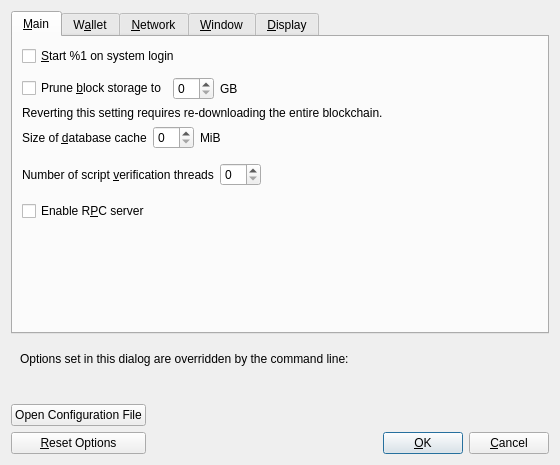
<?xml version="1.0" encoding="UTF-8"?>
<ui version="4.0">
 <class>OptionsDialog</class>
 <widget class="QDialog" name="OptionsDialog">
  <property name="geometry">
   <rect>
    <x>0</x>
    <y>0</y>
    <width>560</width>
    <height>440</height>
   </rect>
  </property>
  <property name="windowTitle">
   <string>Options</string>
  </property>
  <property name="modal">
   <bool>true</bool>
  </property>
  <layout class="QVBoxLayout" name="verticalLayout">
   <item>
    <widget class="QTabWidget" name="tabWidget">
     <property name="currentIndex">
      <number>0</number>
     </property>
     <widget class="QWidget" name="tabMain">
      <attribute name="title">
       <string>&amp;Main</string>
      </attribute>
      <layout class="QVBoxLayout" name="verticalLayout_Main">
       <item>
        <widget class="QCheckBox" name="shahcoinAtStartup">
         <property name="toolTip">
          <string>Automatically start %1 after logging in to the system.</string>
         </property>
         <property name="text">
          <string>&amp;Start %1 on system login</string>
         </property>
        </widget>
       </item>
       <item>
        <spacer name="horizontalSpacer_0_Main">
         <property name="orientation">
          <enum>Qt::Horizontal</enum>
         </property>
         <property name="sizeHint" stdset="0">
          <size>
           <width>40</width>
           <height>5</height>
          </size>
         </property>
        </spacer>
       </item>
       <item>
        <layout class="QHBoxLayout" name="horizontalLayout_Main_Prune">
         <item>
          <widget class="QCheckBox" name="prune">
           <property name="toolTip">
            <string>Enabling pruning significantly reduces the disk space required to store transactions. All blocks are still fully validated. Reverting this setting requires re-downloading the entire blockchain.</string>
           </property>
           <property name="text">
            <string>Prune &amp;block storage to</string>
           </property>
          </widget>
         </item>
         <item>
          <widget class="QSpinBox" name="pruneSize"/>
         </item>
         <item>
          <widget class="QLabel" name="pruneSizeUnitLabel">
           <property name="text">
            <string>GB</string>
           </property>
           <property name="textFormat">
            <enum>Qt::PlainText</enum>
           </property>
          </widget>
         </item>
         <item>
          <spacer name="horizontalSpacer_Main_Prune">
           <property name="orientation">
            <enum>Qt::Horizontal</enum>
           </property>
           <property name="sizeHint" stdset="0">
            <size>
             <width>40</width>
             <height>20</height>
            </size>
           </property>
          </spacer>
         </item>
        </layout>
       </item>
       <item>
        <widget class="QLabel" name="pruneWarning">
         <property name="text">
          <string>Reverting this setting requires re-downloading the entire blockchain.</string>
         </property>
         <property name="textFormat">
          <enum>Qt::PlainText</enum>
         </property>
        </widget>
       </item>
       <item>
        <layout class="QHBoxLayout" name="horizontalLayout_2_Main">
         <item>
          <widget class="QLabel" name="databaseCacheLabel">
           <property name="toolTip">
            <string extracomment="Tooltip text for Options window setting that sets the size of the database cache. Explains the corresponding effects of increasing/decreasing this value.">Maximum database cache size. A larger cache can contribute to faster sync, after which the benefit is less pronounced for most use cases. Lowering the cache size will reduce memory usage. Unused mempool memory is shared for this cache.</string>
           </property>
           <property name="text">
            <string>Size of &amp;database cache</string>
           </property>
           <property name="textFormat">
            <enum>Qt::PlainText</enum>
           </property>
           <property name="buddy">
            <cstring>databaseCache</cstring>
           </property>
          </widget>
         </item>
         <item>
          <widget class="QSpinBox" name="databaseCache"/>
         </item>
         <item>
          <widget class="QLabel" name="databaseCacheUnitLabel">
           <property name="text">
            <string>MiB</string>
           </property>
           <property name="textFormat">
            <enum>Qt::PlainText</enum>
           </property>
          </widget>
         </item>
         <item>
          <spacer name="horizontalSpacer_2_Main">
           <property name="orientation">
            <enum>Qt::Horizontal</enum>
           </property>
           <property name="sizeHint" stdset="0">
            <size>
             <width>40</width>
             <height>20</height>
            </size>
           </property>
          </spacer>
         </item>
        </layout>
       </item>
       <item>
        <layout class="QHBoxLayout" name="horizontalLayout_Main_VerifyLabel">
         <item>
          <widget class="QLabel" name="threadsScriptVerifLabel">
           <property name="toolTip">
            <string extracomment="Tooltip text for Options window setting that sets the number of script verification threads. Explains that negative values mean to leave these many cores free to the system.">Set the number of script verification threads. Negative values correspond to the number of cores you want to leave free to the system.</string>
           </property>
           <property name="text">
            <string>Number of script &amp;verification threads</string>
           </property>
           <property name="textFormat">
            <enum>Qt::PlainText</enum>
           </property>
           <property name="buddy">
            <cstring>threadsScriptVerif</cstring>
           </property>
          </widget>
         </item>
         <item>
          <widget class="QSpinBox" name="threadsScriptVerif">
           <property name="toolTip">
            <string>(0 = auto, &lt;0 = leave that many cores free)</string>
           </property>
          </widget>
         </item>
         <item>
          <spacer name="horizontalSpacer_Main_Threads">
           <property name="orientation">
            <enum>Qt::Horizontal</enum>
           </property>
           <property name="sizeHint" stdset="0">
            <size>
             <width>40</width>
             <height>40</height>
            </size>
           </property>
          </spacer>
         </item>
        </layout>
       </item>
       <item>
        <widget class="QCheckBox" name="enableServer">
         <property name="toolTip">
          <string extracomment="Tooltip text for Options window setting that enables the RPC server.">This allows you or a third party tool to communicate with the node through command-line and JSON-RPC commands.</string>
         </property>
         <property name="text">
          <string extracomment="An Options window setting to enable the RPC server.">Enable R&amp;PC server</string>
         </property>
        </widget>
       </item>
       <item>
        <spacer name="verticalSpacer_Main">
         <property name="orientation">
          <enum>Qt::Vertical</enum>
         </property>
         <property name="sizeHint" stdset="0">
          <size>
           <width>20</width>
           <height>40</height>
          </size>
         </property>
        </spacer>
       </item>
      </layout>
     </widget>
     <widget class="QWidget" name="tabWallet">
      <attribute name="title">
       <string>W&amp;allet</string>
      </attribute>
      <layout class="QVBoxLayout" name="verticalLayout_Wallet">
       <item>
        <widget class="QCheckBox" name="subFeeFromAmount">
         <property name="toolTip">
          <string extracomment="Tooltip text for Options window setting that sets subtracting the fee from a sending amount as default.">Whether to set subtract fee from amount as default or not.</string>
         </property>
         <property name="text">
          <string extracomment="An Options window setting to set subtracting the fee from a sending amount as default.">Subtract &amp;fee from amount by default</string>
         </property>
        </widget>
       </item>
       <item>
        <widget class="QGroupBox" name="groupBox">
         <property name="title">
          <string>Expert</string>
         </property>
         <layout class="QVBoxLayout" name="verticalLayout_2">
          <item>
           <widget class="QCheckBox" name="coinControlFeatures">
            <property name="toolTip">
             <string>Whether to show coin control features or not.</string>
            </property>
            <property name="text">
             <string>Enable coin &amp;control features</string>
            </property>
           </widget>
          </item>
          <item>
           <widget class="QCheckBox" name="spendZeroConfChange">
            <property name="toolTip">
             <string>If you disable the spending of unconfirmed change, the change from a transaction cannot be used until that transaction has at least one confirmation. This also affects how your balance is computed.</string>
            </property>
            <property name="text">
             <string>&amp;Spend unconfirmed change</string>
            </property>
           </widget>
          </item>
          <item>
           <widget class="QCheckBox" name="m_enable_psbt_controls">
            <property name="text">
             <string extracomment="An options window setting to enable PSBT controls.">Enable &amp;PSBT controls</string>
            </property>
            <property name="toolTip">
             <string extracomment="Tooltip text for options window setting that enables PSBT controls.">Whether to show PSBT controls.</string>
            </property>
           </widget>
          </item>
         </layout>
        </widget>
       </item>
       <item>
        <widget class="QGroupBox" name="groupBoxHww">
         <property name="title">
          <string>External Signer (e.g. hardware wallet)</string>
         </property>
         <layout class="QVBoxLayout" name="verticalLayoutHww">
          <item>
           <layout class="QHBoxLayout" name="horizontalLayoutHww">
            <item>
             <widget class="QLabel" name="externalSignerPathLabel">
              <property name="text">
               <string>&amp;External signer script path</string>
              </property>
              <property name="buddy">
               <cstring>externalSignerPath</cstring>
              </property>
             </widget>
            </item>
            <item>
             <widget class="QLineEdit" name="externalSignerPath">
              <property name="toolTip">
               <string>Full path to a %1 compatible script (e.g. C:\Downloads\hwi.exe or /Users/you/Downloads/hwi.py). Beware: malware can steal your coins!</string>
              </property>
             </widget>
            </item>
           </layout>
          </item>
         </layout>
        </widget>
       </item>
       <item>
        <widget class="QGroupBox" name="groupBoxAIWallet">
         <property name="title">
          <string>AI Wallet</string>
         </property>
         <layout class="QVBoxLayout" name="verticalLayout_AIWallet">
          <item>
           <widget class="QCheckBox" name="sendPaymentEmail">
            <property name="toolTip">
             <string>If enabled, you'll receive a confirmation email each time a payment is processed for AI Wallet services.</string>
            </property>
            <property name="text">
             <string>Send email confirmation for every payment</string>
            </property>
           </widget>
          </item>
         </layout>
        </widget>
       </item>
       <item>
        <spacer name="verticalSpacer_Wallet">
         <property name="orientation">
          <enum>Qt::Vertical</enum>
         </property>
         <property name="sizeHint" stdset="0">
          <size>
           <width>20</width>
           <height>40</height>
          </size>
         </property>
        </spacer>
       </item>
      </layout>
     </widget>
     <widget class="QWidget" name="tabNetwork">
      <attribute name="title">
       <string>&amp;Network</string>
      </attribute>
      <layout class="QVBoxLayout" name="verticalLayout_Network">
       <item>
        <widget class="QCheckBox" name="mapPortUpnp">
         <property name="toolTip">
          <string>Automatically open the Shahcoin client port on the router. This only works when your router supports UPnP and it is enabled.</string>
         </property>
         <property name="text">
          <string>Map port using &amp;UPnP</string>
         </property>
        </widget>
       </item>
       <item>
        <widget class="QCheckBox" name="mapPortNatpmp">
         <property name="toolTip">
          <string>Automatically open the Shahcoin client port on the router. This only works when your router supports NAT-PMP and it is enabled. The external port could be random.</string>
         </property>
         <property name="text">
          <string>Map port using NA&amp;T-PMP</string>
         </property>
        </widget>
       </item>
       <item>
        <widget class="QCheckBox" name="allowIncoming">
         <property name="toolTip">
          <string>Accept connections from outside.</string>
         </property>
         <property name="text">
          <string>Allow incomin&amp;g connections</string>
         </property>
        </widget>
       </item>
       <item>
        <widget class="QCheckBox" name="connectSocks">
         <property name="toolTip">
          <string>Connect to the Shahcoin network through a SOCKS5 proxy.</string>
         </property>
         <property name="text">
          <string>&amp;Connect through SOCKS5 proxy (default proxy):</string>
         </property>
        </widget>
       </item>
       <item>
        <layout class="QHBoxLayout" name="horizontalLayout_1_Network">
         <item>
          <widget class="QLabel" name="proxyIpLabel">
           <property name="text">
            <string>Proxy &amp;IP:</string>
           </property>
           <property name="textFormat">
            <enum>Qt::PlainText</enum>
           </property>
           <property name="buddy">
            <cstring>proxyIp</cstring>
           </property>
          </widget>
         </item>
         <item>
          <widget class="QValidatedLineEdit" name="proxyIp">
           <property name="minimumSize">
            <size>
             <width>140</width>
             <height>0</height>
            </size>
           </property>
           <property name="maximumSize">
            <size>
             <width>140</width>
             <height>16777215</height>
            </size>
           </property>
           <property name="toolTip">
            <string>IP address of the proxy (e.g. IPv4: 127.0.0.1 / IPv6: ::1)</string>
           </property>
          </widget>
         </item>
         <item>
          <widget class="QLabel" name="proxyPortLabel">
           <property name="text">
            <string>&amp;Port:</string>
           </property>
           <property name="textFormat">
            <enum>Qt::PlainText</enum>
           </property>
           <property name="buddy">
            <cstring>proxyPort</cstring>
           </property>
          </widget>
         </item>
         <item>
          <widget class="QLineEdit" name="proxyPort">
           <property name="minimumSize">
            <size>
             <width>55</width>
             <height>0</height>
            </size>
           </property>
           <property name="maximumSize">
            <size>
             <width>55</width>
             <height>16777215</height>
            </size>
           </property>
           <property name="toolTip">
            <string>Port of the proxy (e.g. 9050)</string>
           </property>
          </widget>
         </item>
         <item>
          <spacer name="horizontalSpacer_1_Network">
           <property name="orientation">
            <enum>Qt::Horizontal</enum>
           </property>
           <property name="sizeHint" stdset="0">
            <size>
             <width>40</width>
             <height>20</height>
            </size>
           </property>
          </spacer>
         </item>
        </layout>
       </item>
       <item>
        <layout class="QHBoxLayout" name="horizontalLayout_2_Network">
         <item>
          <widget class="QLabel" name="proxyActiveNets">
           <property name="text">
            <string>Used for reaching peers via:</string>
           </property>
           <property name="textFormat">
            <enum>Qt::PlainText</enum>
           </property>
          </widget>
         </item>
         <item>
          <widget class="QCheckBox" name="proxyReachIPv4">
           <property name="enabled">
            <bool>false</bool>
           </property>
           <property name="toolTip">
            <string>Shows if the supplied default SOCKS5 proxy is used to reach peers via this network type.</string>
           </property>
           <property name="text">
            <string/>
           </property>
          </widget>
         </item>
         <item>
          <widget class="QLabel" name="proxyReachIPv4Label">
           <property name="text">
            <string>IPv4</string>
           </property>
           <property name="textFormat">
            <enum>Qt::PlainText</enum>
           </property>
          </widget>
         </item>
         <item>
          <widget class="QCheckBox" name="proxyReachIPv6">
           <property name="enabled">
            <bool>false</bool>
           </property>
           <property name="toolTip">
            <string>Shows if the supplied default SOCKS5 proxy is used to reach peers via this network type.</string>
           </property>
           <property name="text">
            <string/>
           </property>
          </widget>
         </item>
         <item>
          <widget class="QLabel" name="proxyReachIPv6Label">
           <property name="text">
            <string>IPv6</string>
           </property>
           <property name="textFormat">
            <enum>Qt::PlainText</enum>
           </property>
          </widget>
         </item>
         <item>
          <widget class="QCheckBox" name="proxyReachTor">
           <property name="enabled">
            <bool>false</bool>
           </property>
           <property name="toolTip">
            <string>Shows if the supplied default SOCKS5 proxy is used to reach peers via this network type.</string>
           </property>
           <property name="text">
            <string/>
           </property>
          </widget>
         </item>
         <item>
          <widget class="QLabel" name="proxyReachTorLabel">
           <property name="text">
            <string>Tor</string>
           </property>
           <property name="textFormat">
            <enum>Qt::PlainText</enum>
           </property>
          </widget>
         </item>
         <item>
          <spacer name="horizontalSpacer_2_Network">
           <property name="orientation">
            <enum>Qt::Horizontal</enum>
           </property>
           <property name="sizeHint" stdset="0">
            <size>
             <width>40</width>
             <height>20</height>
            </size>
           </property>
          </spacer>
         </item>
        </layout>
       </item>
       <item>
        <widget class="QCheckBox" name="connectSocksTor">
         <property name="toolTip">
          <string>Connect to the Shahcoin network through a separate SOCKS5 proxy for Tor onion services.</string>
         </property>
         <property name="text">
          <string>Use separate SOCKS&amp;5 proxy to reach peers via Tor onion services:</string>
         </property>
        </widget>
       </item>
       <item>
        <layout class="QHBoxLayout" name="horizontalLayout_3_Network">
         <item>
          <widget class="QLabel" name="proxyIpTorLabel">
           <property name="text">
            <string>Proxy &amp;IP:</string>
           </property>
           <property name="textFormat">
            <enum>Qt::PlainText</enum>
           </property>
           <property name="buddy">
            <cstring>proxyIpTor</cstring>
           </property>
          </widget>
         </item>
         <item>
          <widget class="QValidatedLineEdit" name="proxyIpTor">
           <property name="minimumSize">
            <size>
             <width>140</width>
             <height>0</height>
            </size>
           </property>
           <property name="maximumSize">
            <size>
             <width>140</width>
             <height>16777215</height>
            </size>
           </property>
           <property name="toolTip">
            <string>IP address of the proxy (e.g. IPv4: 127.0.0.1 / IPv6: ::1)</string>
           </property>
          </widget>
         </item>
         <item>
          <widget class="QLabel" name="proxyPortTorLabel">
           <property name="text">
            <string>&amp;Port:</string>
           </property>
           <property name="textFormat">
            <enum>Qt::PlainText</enum>
           </property>
           <property name="buddy">
            <cstring>proxyPortTor</cstring>
           </property>
          </widget>
         </item>
         <item>
          <widget class="QLineEdit" name="proxyPortTor">
           <property name="minimumSize">
            <size>
             <width>55</width>
             <height>0</height>
            </size>
           </property>
           <property name="maximumSize">
            <size>
             <width>55</width>
             <height>16777215</height>
            </size>
           </property>
           <property name="toolTip">
            <string>Port of the proxy (e.g. 9050)</string>
           </property>
          </widget>
         </item>
         <item>
          <spacer name="horizontalSpacer_4_Network">
           <property name="orientation">
            <enum>Qt::Horizontal</enum>
           </property>
           <property name="sizeHint" stdset="0">
            <size>
             <width>40</width>
             <height>20</height>
            </size>
           </property>
          </spacer>
         </item>
        </layout>
       </item>
       <item>
        <spacer name="verticalSpacer_Network">
         <property name="orientation">
          <enum>Qt::Vertical</enum>
         </property>
         <property name="sizeHint" stdset="0">
          <size>
           <width>20</width>
           <height>40</height>
          </size>
         </property>
        </spacer>
       </item>
      </layout>
     </widget>
     <widget class="QWidget" name="tabWindow">
      <attribute name="title">
       <string>&amp;Window</string>
      </attribute>
      <layout class="QVBoxLayout" name="verticalLayout_Window">
       <item>
        <widget class="QCheckBox" name="showTrayIcon">
         <property name="toolTip">
          <string>Show the icon in the system tray.</string>
         </property>
         <property name="text">
          <string>&amp;Show tray icon</string>
         </property>
         <property name="checked">
          <bool>true</bool>
         </property>
        </widget>
       </item>
       <item>
        <widget class="QCheckBox" name="minimizeToTray">
         <property name="toolTip">
          <string>Show only a tray icon after minimizing the window.</string>
         </property>
         <property name="text">
          <string>&amp;Minimize to the tray instead of the taskbar</string>
         </property>
        </widget>
       </item>
       <item>
        <widget class="QCheckBox" name="minimizeOnClose">
         <property name="toolTip">
          <string>Minimize instead of exit the application when the window is closed. When this option is enabled, the application will be closed only after selecting Exit in the menu.</string>
         </property>
         <property name="text">
          <string>M&amp;inimize on close</string>
         </property>
        </widget>
       </item>
       <item>
        <spacer name="verticalSpacer_Window">
         <property name="orientation">
          <enum>Qt::Vertical</enum>
         </property>
         <property name="sizeHint" stdset="0">
          <size>
           <width>20</width>
           <height>40</height>
          </size>
         </property>
        </spacer>
       </item>
      </layout>
     </widget>
     <widget class="QWidget" name="tabDisplay">
      <attribute name="title">
       <string>&amp;Display</string>
      </attribute>
      <layout class="QVBoxLayout" name="verticalLayout_Display">
       <item>
        <layout class="QHBoxLayout" name="horizontalLayout_1_Display">
         <item>
          <widget class="QLabel" name="langLabel">
           <property name="text">
            <string>User Interface &amp;language:</string>
           </property>
           <property name="textFormat">
            <enum>Qt::PlainText</enum>
           </property>
           <property name="buddy">
            <cstring>lang</cstring>
           </property>
          </widget>
         </item>
         <item>
          <widget class="QValueComboBox" name="lang">
           <property name="toolTip">
            <string>The user interface language can be set here. This setting will take effect after restarting %1.</string>
           </property>
          </widget>
         </item>
        </layout>
       </item>
       <item>
        <layout class="QHBoxLayout" name="horizontalLayout_2_Display">
         <item>
          <widget class="QLabel" name="unitLabel">
           <property name="text">
            <string>&amp;Unit to show amounts in:</string>
           </property>
           <property name="textFormat">
            <enum>Qt::PlainText</enum>
           </property>
           <property name="buddy">
            <cstring>unit</cstring>
           </property>
          </widget>
         </item>
         <item>
          <widget class="QValueComboBox" name="unit">
           <property name="toolTip">
            <string>Choose the default subdivision unit to show in the interface and when sending coins.</string>
           </property>
          </widget>
         </item>
        </layout>
       </item>
       <item>
        <layout class="QHBoxLayout" name="horizontalLayout_3_Display">
         <item>
          <widget class="QLabel" name="thirdPartyTxUrlsLabel">
           <property name="toolTip">
            <string>Third-party URLs (e.g. a block explorer) that appear in the transactions tab as context menu items. %s in the URL is replaced by transaction hash. Multiple URLs are separated by vertical bar |.</string>
           </property>
           <property name="text">
            <string>&amp;Third-party transaction URLs</string>
           </property>
           <property name="buddy">
            <cstring>thirdPartyTxUrls</cstring>
           </property>
          </widget>
         </item>
         <item>
          <widget class="QLineEdit" name="thirdPartyTxUrls">
           <property name="toolTip">
            <string>Third-party URLs (e.g. a block explorer) that appear in the transactions tab as context menu items. %s in the URL is replaced by transaction hash. Multiple URLs are separated by vertical bar |.</string>
           </property>
           <property name="placeholderText">
            <string notr="true">https://example.com/tx/%s</string>
           </property>
          </widget>
         </item>
        </layout>
       </item>
       <item>
        <widget class="QGroupBox" name="font_groupBox">
         <property name="title">
          <string>Monospaced font in the Overview tab:</string>
         </property>
         <layout class="QVBoxLayout" name="font_verticalLayout">
          <item>
           <layout class="QHBoxLayout" name="embeddedFont_horizontalLayout">
            <item>
             <widget class="QRadioButton" name="embeddedFont_radioButton">
              <property name="text">
               <string>embedded &quot;%1&quot;</string>
              </property>
             </widget>
            </item>
            <item>
             <spacer name="embeddedFont_horizontalSpacer">
              <property name="orientation">
               <enum>Qt::Horizontal</enum>
              </property>
              <property name="sizeHint" stdset="0">
               <size>
                <width>40</width>
                <height>20</height>
               </size>
              </property>
             </spacer>
            </item>
            <item>
             <layout class="QVBoxLayout" name="embeddedFont_verticalLayout">
              <item>
               <widget class="QLabel" name="embeddedFont_label_1">
                <property name="text">
                 <string notr="true">111.11111111 BTC</string>
                </property>
               </widget>
              </item>
              <item>
               <widget class="QLabel" name="embeddedFont_label_9">
                <property name="text">
                 <string notr="true">909.09090909 BTC</string>
                </property>
               </widget>
              </item>
             </layout>
            </item>
           </layout>
          </item>
          <item>
           <widget class="Line" name="font_line">
            <property name="orientation">
             <enum>Qt::Horizontal</enum>
            </property>
           </widget>
          </item>
          <item>
           <layout class="QHBoxLayout" name="systemFont_horizontalLayout">
            <item>
             <widget class="QRadioButton" name="systemFont_radioButton">
              <property name="text">
               <string>closest matching &quot;%1&quot;</string>
              </property>
             </widget>
            </item>
            <item>
             <spacer name="systemFont_horizontalSpacer">
              <property name="orientation">
               <enum>Qt::Horizontal</enum>
              </property>
              <property name="sizeHint" stdset="0">
               <size>
                <width>40</width>
                <height>20</height>
               </size>
              </property>
             </spacer>
            </item>
            <item>
             <layout class="QVBoxLayout" name="systemFont_verticalLayout">
              <item>
               <widget class="QLabel" name="systemFont_label_1">
                <property name="text">
                 <string notr="true">111.11111111 BTC</string>
                </property>
               </widget>
              </item>
              <item>
               <widget class="QLabel" name="systemFont_label_9">
                <property name="text">
                 <string notr="true">909.09090909 BTC</string>
                </property>
               </widget>
              </item>
             </layout>
            </item>
           </layout>
          </item>
         </layout>
        </widget>
       </item>
       <item>
        <spacer name="verticalSpacer_Display">
         <property name="orientation">
          <enum>Qt::Vertical</enum>
         </property>
         <property name="sizeHint" stdset="0">
          <size>
           <width>20</width>
           <height>40</height>
          </size>
         </property>
        </spacer>
       </item>
      </layout>
     </widget>
    </widget>
   </item>
   <item>
    <widget class="QFrame" name="frame">
     <layout class="QVBoxLayout" name="verticalLayout_Bottom">
      <item>
       <layout class="QHBoxLayout" name="horizontalLayout_Bottom">
        <item>
         <widget class="QLabel" name="overriddenByCommandLineInfoLabel">
          <property name="text">
           <string>Options set in this dialog are overridden by the command line:</string>
          </property>
          <property name="textFormat">
           <enum>Qt::PlainText</enum>
          </property>
         </widget>
        </item>
        <item>
         <spacer name="horizontalSpacer_Bottom">
          <property name="orientation">
           <enum>Qt::Horizontal</enum>
          </property>
          <property name="sizeHint" stdset="0">
           <size>
            <width>40</width>
            <height>20</height>
           </size>
          </property>
         </spacer>
        </item>
       </layout>
      </item>
      <item>
       <widget class="QLabel" name="overriddenByCommandLineLabel">
        <property name="text">
         <string/>
        </property>
        <property name="textFormat">
         <enum>Qt::PlainText</enum>
        </property>
        <property name="wordWrap">
         <bool>true</bool>
        </property>
       </widget>
      </item>
     </layout>
    </widget>
   </item>
   <item>
    <layout class="QHBoxLayout" name="horizontalLayout_Buttons">
     <item>
      <layout class="QVBoxLayout" name="verticalLayout_Buttons">
       <item>
        <widget class="QPushButton" name="openShahcoinConfButton">
         <property name="toolTip">
          <string>Open the %1 configuration file from the working directory.</string>
         </property>
         <property name="text">
          <string>Open Configuration File</string>
         </property>
         <property name="autoDefault">
          <bool>false</bool>
         </property>
        </widget>
       </item>
       <item>
        <widget class="QPushButton" name="resetButton">
         <property name="toolTip">
          <string>Reset all client options to default.</string>
         </property>
         <property name="text">
          <string>&amp;Reset Options</string>
         </property>
         <property name="autoDefault">
          <bool>false</bool>
         </property>
        </widget>
       </item>
      </layout>
     </item>
     <item>
      <spacer name="horizontalSpacer_1">
       <property name="orientation">
        <enum>Qt::Horizontal</enum>
       </property>
       <property name="sizeHint" stdset="0">
        <size>
         <width>40</width>
         <height>48</height>
        </size>
       </property>
      </spacer>
     </item>
     <item>
      <widget class="QLabel" name="statusLabel">
       <property name="minimumSize">
        <size>
         <width>200</width>
         <height>0</height>
        </size>
       </property>
       <property name="font">
        <font>
         <weight>75</weight>
         <bold>true</bold>
        </font>
       </property>
       <property name="text">
        <string/>
       </property>
       <property name="textFormat">
        <enum>Qt::PlainText</enum>
       </property>
       <property name="wordWrap">
        <bool>true</bool>
       </property>
      </widget>
     </item>
     <item>
      <spacer name="horizontalSpacer_2">
       <property name="orientation">
        <enum>Qt::Horizontal</enum>
       </property>
       <property name="sizeHint" stdset="0">
        <size>
         <width>40</width>
         <height>48</height>
        </size>
       </property>
      </spacer>
     </item>
     <item>
      <layout class="QVBoxLayout" name="verticalLayout_4">
       <item>
        <spacer name="verticalSpacer">
         <property name="orientation">
          <enum>Qt::Vertical</enum>
         </property>
         <property name="sizeHint" stdset="0">
          <size>
           <width>20</width>
           <height>40</height>
          </size>
         </property>
        </spacer>
       </item>
       <item>
        <layout class="QHBoxLayout" name="horizontalLayout">
         <item>
          <widget class="QPushButton" name="okButton">
           <property name="text">
            <string>&amp;OK</string>
           </property>
           <property name="autoDefault">
            <bool>false</bool>
           </property>
           <property name="default">
            <bool>true</bool>
           </property>
          </widget>
         </item>
         <item>
          <widget class="QPushButton" name="cancelButton">
           <property name="text">
            <string>&amp;Cancel</string>
           </property>
           <property name="autoDefault">
            <bool>false</bool>
           </property>
          </widget>
         </item>
        </layout>
       </item>
      </layout>
     </item>
    </layout>
   </item>
  </layout>
 </widget>
 <customwidgets>
  <customwidget>
   <class>QValidatedLineEdit</class>
   <extends>QLineEdit</extends>
   <header>qt/qvalidatedlineedit.h</header>
  </customwidget>
  <customwidget>
   <class>QValueComboBox</class>
   <extends>QComboBox</extends>
   <header>qt/qvaluecombobox.h</header>
  </customwidget>
 </customwidgets>
 <resources/>
 <connections/>
</ui>
